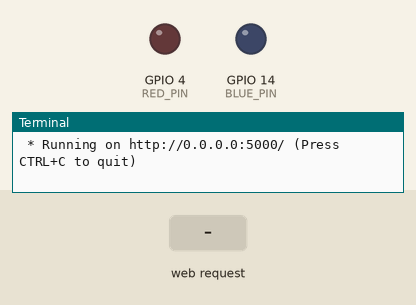
Recording of a program running on a simulated Raspberry Pi (BCM pin numbers). Shown: output pins drawn as LEDs (lit = HIGH), the last lines printed to the terminal. Inputs (shaded band) come from the test bench. The clock reads 2024-03-15 10:24:30 at power-on unless the program sets it.

Above: at 1.2 s.
1.3 s: HTTP request for /led/red/on received
At 2.5 s:
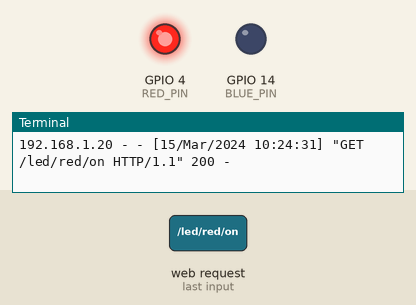
2.8 s: HTTP request for /led/blue/on received
At 3.7 s:
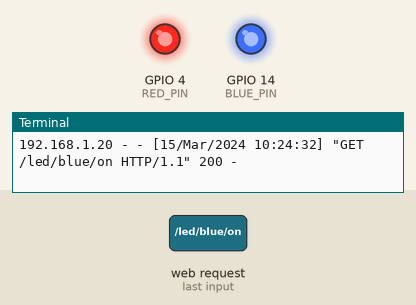
4.3 s: HTTP request for /led/red/off received
At 4.8 s:
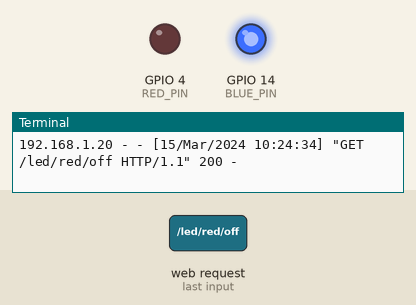
Timing chart, 0 to 7.3 s (numbered marks = the images above; inputs shaded):
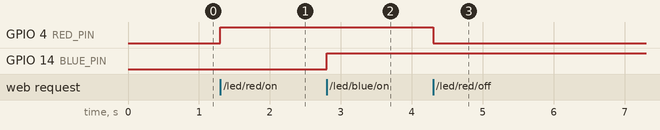

Measured:
- after the input at 1.3 s, GPIO 4 (RED_PIN): LOW → HIGH at once
- after the input at 2.8 s, GPIO 14 (BLUE_PIN): LOW → HIGH at once
- after the input at 4.3 s, GPIO 4 (RED_PIN): HIGH → LOW at once

The program:

flask_led2_task.py
```python
from flask import Flask,render_template
import RPi.GPIO as GPIO

RED_PIN = 4
BLUE_PIN = 14

GPIO.setmode(GPIO.BCM)
GPIO.setup(RED_PIN,GPIO.OUT)
GPIO.setup(BLUE_PIN,GPIO.OUT)

app = Flask(__name__)


@app.route("/")
def hello_world():
    return render_template("led2.html")


@app.route("/led/<cl>/<op>")
def led_op(cl,op):
    if cl == "red" and op == "on":
        GPIO.output(RED_PIN,GPIO.HIGH)
        return "RED LED ON"

    elif cl == "red" and op == "off":
        GPIO.output(RED_PIN,GPIO.LOW)
        return "RED LED OFF"

    elif cl == "blue" and op == "on":
        GPIO.output(BLUE_PIN,GPIO.HIGH)
        return "BLUE LED ON"

    elif cl == "blue" and op == "off":
        GPIO.output(BLUE_PIN,GPIO.LOW)
        return "BLUE LED OFF"

if __name__ == "__main__":
    try:
        app.run(host="0.0.0.0")
    finally:
        print("clean up")
        GPIO.cleanup
```
